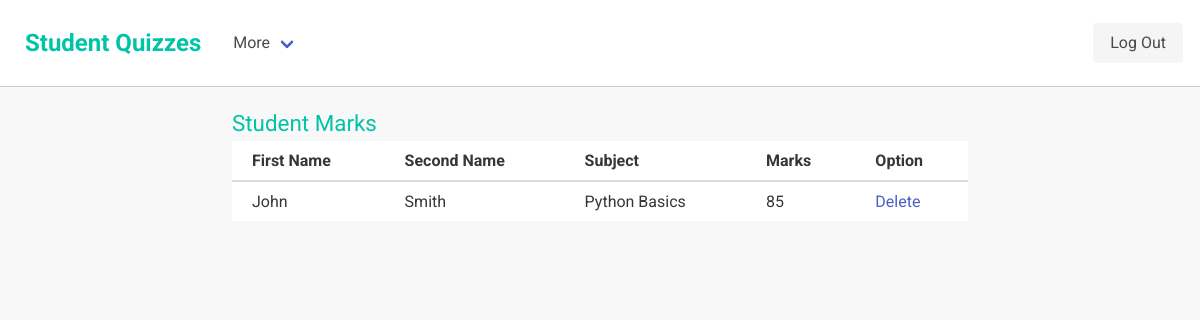
The app's page /student/1 (signed in) with its own data.
### tables this page shows
CREATE TABLE Student(
    id INTEGER PRIMARY KEY AUTOINCREMENT,
    first_name TEXT,
    last_name TEXT
);

CREATE TABLE Quizzes(
    id INTEGER PRIMARY KEY AUTOINCREMENT,
    subject TEXT,
    quiz_date TEXT,
    no_questions INTEGER
);

CREATE TABLE Student_Result(
    id INTEGER PRIMARY KEY AUTOINCREMENT,
    student_id INTEGER,
    quiz_id INTEGER,
    marks INTEGER
);

### app.py (the view)
@app.route('/student/<id>',methods=['get'])
def view_result(id):
    result=StudentMarks().single_student(id)
    return render_template('studentmarks.html', result=result)

### app.py (called while the page is built)
@login.user_loader
def load_user(id):
    return User.User.query.get(id)

### models/StudentMarks.py (called while the page is built)
    def single_student(self,id):
        query=query="""select sm.id, sm.marks , s.first_name, s.last_name, q.subject, s.id from Student_Result sm
        INNER JOIN Student s on sm.student_id=s.id
        INNER JOIN Quizzes q on sm.quiz_id=q.id
        where sm.id=(?);"""
        result=self.fetch_single_row(query,[id])
        return result

### models/database.py (called while the page is built)
    def fetch_single_row(self,query,data):
        conn=sqlite3.connect("./hw13.db")
        cur=conn.cursor()
        cur.execute(query,data)
        fetchedRow=cur.fetchone()
        return fetchedRow

### templates/studentmarks.html (shortened to what this page needs)
    {% extends "base.html" %}
    {% block content %}
    <div class="container">
        <div class="container-contents">
            <h1 style="color:#00C4A7;font-size:1.4em;">Student Marks</h1>
            <table class="table is-hoverable is-striped">
                <thead>
                    {% if current_user.is_anonymous %}
                    <th>id</th>
                    {%else%}
                    <th>First Name</th>
                    <th>Second Name</th>
                    {%endif%}
                    <th>Subject</th>
                    <th>Marks</th>
                    <th>Option</th>
                </thead>
                <tbody>
                    {% if result%}
                        <tr>
                            {% if current_user.is_anonymous %}
                            <td>{{result[5]}}</td>
                            <td>{{result[4]}}</td>
                            <td>{{result[1]}}</td>
                            {% else %}
                            <td>{{result[2]}}</td>
                            <td>{{result[3]}}</td>
                            <td>{{result[4]}}</td>
                            <td>{{result[1]}}</td>
                            {% if result %}<td><a href="marks/delete/{{result[0]}}">Delete</a></td>{%endif%}
                            {%endif%}
                        </tr>
                    {% else %}
                        <tr>
                            <th>No RESULTS</th>
                        </tr>
                    {% endif %}
                </tbody>
            </table>
        </div>
    </div>
    {% endblock %}

### templates/studentmarks.html (style rules this page uses)
table { background-color: #fff; width:100%; padding:20px !important; }
th, td { padding:10px 20px !important; }
.container-contents { width:80%; margin: 0 auto; }

### templates/base.html (style rules this page uses)
body { font-family: 'Roboto', sans-serif; margin: 0; background-color: #F9F8F8; }
.container { padding:20px; }

### records on screen
Student: first_name "John", last_name "Smith"
Quizzes: subject "Python Basics"
Student_Result: marks "85"
